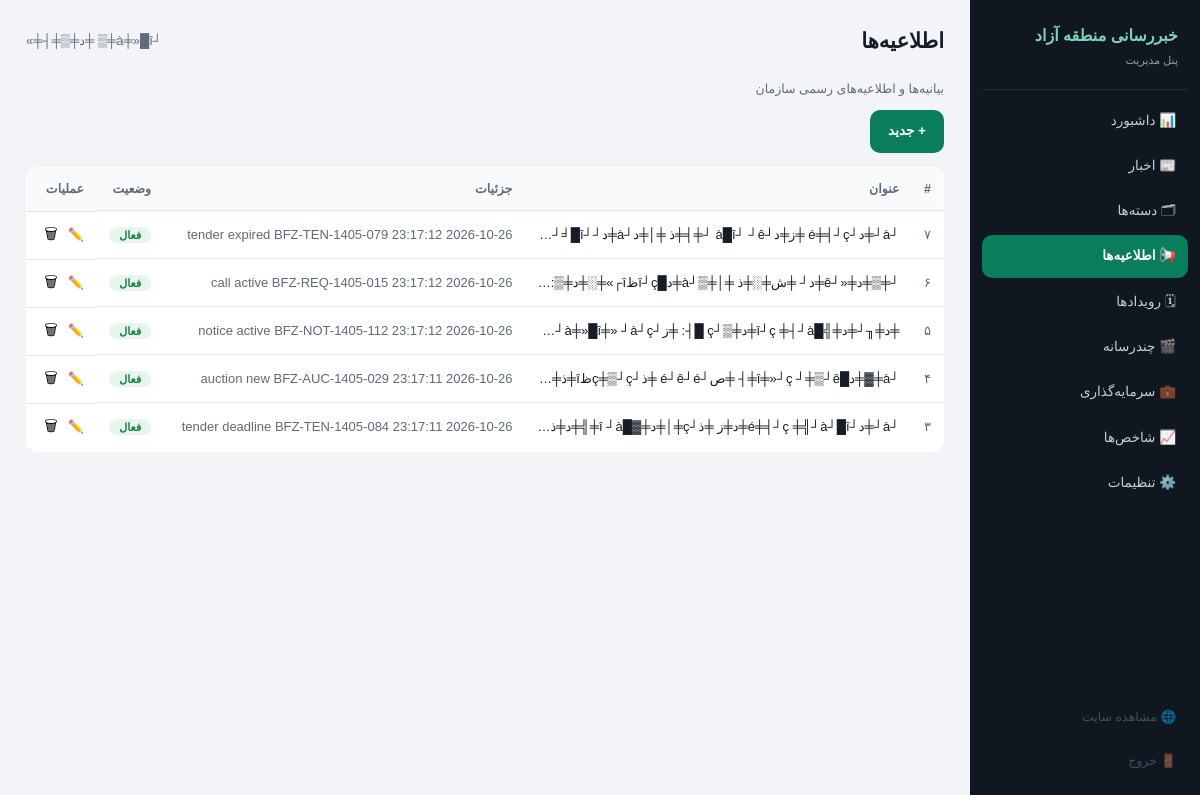
The app's page /admin.php?a=anns (signed in) with its own data.
### tables this page shows
CREATE TABLE `announcements` (
  `id` int(10) unsigned NOT NULL AUTO_INCREMENT,
  `is_published` tinyint(1) DEFAULT 1,
  `published_at` datetime NOT NULL DEFAULT current_timestamp(),
  `created_at` datetime DEFAULT current_timestamp(),
  `type` varchar(20) NOT NULL DEFAULT 'notice',
  `status` varchar(20) NOT NULL DEFAULT 'active',
  `reference_code` varchar(60) DEFAULT NULL,
  PRIMARY KEY (`id`)
);

### app.php (called while the page is built, shortened)
<?php
if (!function_exists('app')) {
    function app(): array { static $cfg; return $cfg ??= (require __DIR__ . '/config.php'); }
}
function db(): PDO {
    static $pdo = null;
    if ($pdo === null) {
        $c = app()['db'];
        try {
            $pdo = new PDO(
                "mysql:host={$c['host']};port={$c['port']};dbname={$c['name']};charset={$c['charset']}",
                $c['user'], $c['pass'],
                [PDO::ATTR_ERRMODE => PDO::ERRMODE_EXCEPTION, PDO::ATTR_DEFAULT_FETCH_MODE => PDO::FETCH_ASSOC,
                 PDO::ATTR_EMULATE_PREPARES => false]
            );
        } catch (PDOException $e) {
            http_response_code(500);
            exit(app()['debug'] ? 'DB Error: ' . $e->getMessage() : 'خطا در اتصال به دیتابیس. نصب‌کننده را اجرا کنید: <a href="install.php">install.php</a>');
        }
    }
    return $pdo;
}
function q(string $sql, array $p = []): PDOStatement { $st = db()->prepare($sql); $st->execute($p); return $st; }
function qall(string $sql, array $p = []): array { return q($sql, $p)->fetchAll(); }
function e(?string $s): string          { return htmlspecialchars((string)$s, ENT_QUOTES, 'UTF-8'); }
function getp(string $k, string $d = ''): string { return is_string($_GET[$k] ?? null) ? trim($_GET[$k]) : $d; }
function admin_url(string $a, array $qs = []): string {
    $qs['a'] = $a; foreach ($qs as $k => $v) if ($v === null || $v === '') unset($qs[$k]);
    return 'admin.php?' . http_build_query($qs);
}
function lang(): string {
    static $l = null;
    if ($l === null) {
        $allowed = app()['languages'];
        $g = getp('lang');
        $l = in_array($g, $allowed, true) ? $g : ($_SESSION['lang'] ?? null);
    }
    return $l;
}
function all_langs(): array { return app()['languages']; }
function fa_num(int|string $n): string {
    return strtr((string)$n, array_combine(range(0, 9), ['۰','۱','۲','۳','۴','۵','۶','۷','۸','۹']));
}
function current_admin(): array { return $_SESSION['admin'] ?? ['name'=>'', 'user'=>'']; }
function x_list(string $table, string $trTable, string $fk, string $orderCol, bool $onlyPublished, array $trCols, array $where = [], array $p = [], int $limit = 0, int $off = 0): array {
    $w = $onlyPublished ? " WHERE x.is_published = 1" : '';
    $sql = "SELECT x.*, " . tr_fields($trCols) . " FROM {$table} x" . tr_join($trTable, $fk) . $w . " ORDER BY $orderCol, x.id DESC" . ($limit ? " LIMIT $limit OFFSET $off" : '');
    return qall($sql, $p);
}
function tr_fields(array $cols): string {
    $out = [];
    foreach ($cols as $c) $out[] = "COALESCE(P1.$c, PF.$c) AS $c";
    return implode(', ', $out);
}
function tr_join(string $trTable, string $fk, string $x = 'x'): string {
    $l = lang(); $f = all_langs()[0];
    $fl = fn($s) => "'" . str_replace("'", '', (string)$s) . "'";
    return " LEFT JOIN $trTable P1 ON P1.$fk = $x.id AND P1.lang = {$fl($l)}
             LEFT JOIN $trTable PF ON PF.$fk = $x.id AND PF.lang = {$fl($f)}";
}

### admin.php (the view, shortened to what this page needs)
<?php
require_once __DIR__ . '/app.php';
$NAV = [
    'dash' => '📊 داشبورد', 'arts' => '📰 اخبار', 'cats' => '🗂 دسته‌ها', 'anns' => '📢 اطلاعیه‌ها',
    'evs' => '🗓 رویدادها', 'mds' => '🎬 چندرسانه', 'invs' => '💼 سرمایه‌گذاری', 'pulse' => '📈 شاخص‌ها', 'set' => '⚙️ تنظیمات',
];
function admin_header(string $title, string $act): void {
    global $NAV;
    echo '<!doctype html><html lang="fa" dir="rtl"><head><meta charset="utf-8">
<meta name="viewport" content="width=device-width, initial-scale=1"><meta name="robots" content="noindex">
<title>' . e($title) . ' — پنل مدیریت</title>
<link rel="stylesheet" href="assets/css/admin.css?v=1"></head>
<body data-act="' . e($act) . '"><div class="adm"><aside class="side">
<div class="side-brand">خبررسانی منطقه آزاد<br><small>پنل مدیریت</small></div>';
    foreach ($NAV as $k => $v) echo '<a class="sitem' . ($act === $k ? ' on' : '') . '" href="' . e(admin_url($k)) . '">' . $v . '</a>';
    echo '<div class="spacer"></div>
<a class="sitem dim" href="index.php" target="_blank">🌐 مشاهده سایت</a>
<a class="sitem dim" href="' . e(admin_url('logout')) . '">🚪 خروج</a>
</aside><main class="adm-main"><div class="adm-top"><h1>' . e($title) . '</h1>
<span class="who">' . e(current_admin()['name'] ?: current_admin()['user']) . '</span></div>';
}
function admin_footer(): void { echo '</main></div></body></html>'; }
$TYPES = [
    'anns'  => ['t' => 'اطلاعیه‌ها', 'table' => 'announcements', 'tr' => 'announcement_translations', 'fk' => 'announcement_id',
                'tcols' => ['title', 'body'], 'order' => 'published_at DESC',
                'cols' => ['published_at', 'type', 'status', 'reference_code'], 'desc' => 'بیانیه‌ها و اطلاعیه‌های رسمی سازمان'],
    'evs'   => ['t' => 'رویدادها', 'table' => 'events', 'tr' => 'event_translations', 'fk' => 'event_id',
                'tcols' => ['title', 'description', 'location', 'category'], 'order' => 'event_date ASC',
                'cols' => ['event_date', 'event_time'],
                'lbl' => ['title' => 'عنوان', 'description' => 'شرح رویداد', 'location' => 'محل برگزاری', 'category' => 'موضوع'],
                'desc' => 'همایش‌ها و نشست‌های پیش‌رو'],
    'mds'   => ['t' => 'چندرسانه', 'table' => 'media_items', 'tr' => 'media_translations', 'fk' => 'media_id',
                'tcols' => ['title', 'caption', 'mcategory'], 'order' => 'created_at DESC',
                'cols' => ['type', 'source_url', 'duration', 'photo_count'], 'imgField' => 'source_url',
                'lbl' => ['title' => 'عنوان', 'caption' => 'شرح تصویر', 'mcategory' => 'دسته نمایش'],
                'desc' => 'گزارش تصویری و ویدیویی'],
    'invs'  => ['t' => 'فرصت‌های سرمایه‌گذاری', 'table' => 'investments', 'tr' => 'investment_translations', 'fk' => 'investment_id',
                'tcols' => ['title', 'summary', 'description', 'category', 'volume', 'irr', 'payback', 'location', 'incentives'],
                'order' => 'created_at DESC', 'cols' => ['image'], 'imgField' => 'image',
                'lbl' => ['title' => 'عنوان', 'summary' => 'خلاصه', 'description' => 'شرح پروژه', 'category' => 'حوزه',
                          'volume' => 'حجم سرمایه', 'irr' => 'نرخ بازگشت (IRR)', 'payback' => 'دوره بازگشت',
                          'location' => 'موقعیت', 'incentives' => 'مشوق‌ها (با | جدا کنید)'],
                'desc' => 'پروژه‌های پیشنهادی سرمایه‌گذاری'],
];
$a = getp('a', 'dash');
switch ($a) {
case in_array($a, array_keys($TYPES), true): {
    $T = $TYPES[$a];
    admin_header($T['t'], $a);
    echo '<p class="sub">' . e($T['desc']) . '</p>
    <div class="tools"><a class="btn" href="' . e(admin_url($a, ['id' => 0])) . '">+ جدید</a></div>
    <table class="lt"><tr><th>#</th><th>عنوان</th><th>جزئیات</th><th>وضعیت</th><th>عملیات</th></tr>';
    foreach (x_list($T['table'], $T['tr'], $T['fk'], $T['order'], false, $T['tcols']) as $r) {
        echo '<tr><td>' . fa_num((int)$r['id']) . '</td><td class="tt">' . e($r['title'] ?? '') . '</td><td class="dim">';
        foreach ($T['cols'] as $c) if (!in_array($c, ['image', 'source_url'], true) && !empty($r[$c])) echo '<span>' . e((string)$r[$c]) . '</span> ';
        echo '</td><td>' . ($r['is_published'] ? '<span class="bdg g">فعال</span>' : '<span class="bdg y">مخفی</span>') . '</td>
        <td class="ops"><a href="' . e(admin_url($a, ['id' => $r['id']])) . '">✏️</a>
        <form method="post" onsubmit="return confirm(&quot;حذف شود؟&quot;)"><input type="hidden" name="a" value="' . e($a) . '"><input type="hidden" name="op" value="del"><input type="hidden" name="id" value="' . (int)$r['id'] . '">' . csrf_field() . '<button class="lblk">🗑</button></form></td></tr>';
    }
    echo '</table>';
    admin_footer();
} break;
}

### assets/css/admin.css (style rules this page uses)
:root { --bg:#f2f4f8;--panel:#fff;--fg:#171d26;--muted:#5f6b7a;--line:#e0e5ee;--brand:#0a7d5a;--brand-d:#086a4c;--brand-l:#e8f5f0;--y:#b45309;--r:#b91c1c;--g:#15803d;--radius:12px }
* { margin:0;box-sizing:border-box }
body { font-family:Vazirmatn,Tahoma,sans-serif;background:var(--bg);color:var(--fg);font-size:14px;line-height:1.8 }
a { text-decoration:none;color:inherit }
.adm { display:flex;min-height:100vh }
.side { width:230px;background:#101720;color:#dfe6ef;display:flex;flex-direction:column;padding:16px 12px;flex-shrink:0 }
.side-brand { font-size:16px;font-weight:800;color:#7dd3b4;padding:6px 10px 18px;border-bottom:1px solid rgba(255,255,255,.08);margin-bottom:10px }
.side-brand small { display:block;font-size:11px;font-weight:400;color:#93a1b3 }
.sitem { display:block;padding:9px 12px;border-radius:10px;font-size:13.5px;color:#c6cfd9;margin-bottom:3px }
.sitem.on { background:var(--brand);color:#fff;font-weight:700 }
.sitem.dim { opacity:.65;font-size:12.5px }
.spacer { flex:1 }
.adm-main { flex:1;padding:22px 26px;max-width:1200px }
.adm-top { display:flex;justify-content:space-between;align-items:center;margin-bottom:18px }
.adm-top h1 { font-size:21px }
.who { color:var(--muted);font-size:13px }
.btn { background:var(--brand);color:#fff;border:0;padding:9px 18px;border-radius:10px;font-family:inherit;font-size:13.5px;cursor:pointer;font-weight:700 }
.sub { color:var(--muted);font-size:12.5px;margin-bottom:10px }
.tools { display:flex;justify-content:space-between;align-items:center;gap:10px;margin-bottom:14px }
table.lt { width:100%;border-collapse:collapse;background:var(--panel);border-radius:var(--radius);overflow:hidden;border:1px solid var(--line) }
.lt th { background:#f8fafc;font-size:12.5px;color:var(--muted);text-align:right;padding:10px 12px }
.lt td { border-top:1px solid var(--line);padding:9px 12px;font-size:13px }
.lt th,table>tr>th { font-weight:700 }
.lt td:first-child { color:var(--muted);white-space:nowrap }
.tt { max-width:380px;overflow:hidden;text-overflow:ellipsis;white-space:nowrap }
.dim { color:var(--muted);font-size:12px }
.ops { display:flex;gap:6px;align-items:center;white-space:nowrap }
.ops form { display:inline }
.lblk { background:transparent;border:0;cursor:pointer;font-size:15px;padding:2px 4px }
.bdg { padding:2px 10px;border-radius:999px;font-size:11px;font-weight:700 }
.bdg.g { background:#e8f5ee;color:var(--g) }

### records on screen
announcements: id "۷", published_at "2026-10-26 23:17:12", type "tender", status "expired", reference_code "BFZ-TEN-1405-079", is_published "فعال"
announcements: id "۶", published_at "2026-10-26 23:17:12", type "call", status "active", reference_code "BFZ-REQ-1405-015", is_published "فعال"
announcements: id "۵", published_at "2026-10-26 23:17:12", type "notice", status "active", reference_code "BFZ-NOT-1405-112", is_published "فعال"
announcements: id "۴", published_at "2026-10-26 23:17:11", type "auction", status "new", reference_code "BFZ-AUC-1405-029", is_published "فعال"
announcements: id "۳", published_at "2026-10-26 23:17:11", type "tender", status "deadline", reference_code "BFZ-TEN-1405-084", is_published "فعال"

### other values on screen
$v "📊 داشبورد"
$v "📰 اخبار"
$v "🗂 دسته‌ها"
$v "📢 اطلاعیه‌ها"
$v "🗓 رویدادها"
$v "🎬 چندرسانه"
$v "💼 سرمایه‌گذاری"
$v "📈 شاخص‌ها"
$v "⚙️ تنظیمات"
$title "اطلاعیه‌ها"
current_admin()['name'] ?: current_admin()['user'] "┘à╪»█î╪▒ ╪د╪▒╪┤╪»"
$T['desc'] "بیانیه‌ها و اطلاعیه‌های رسمی سازمان"
